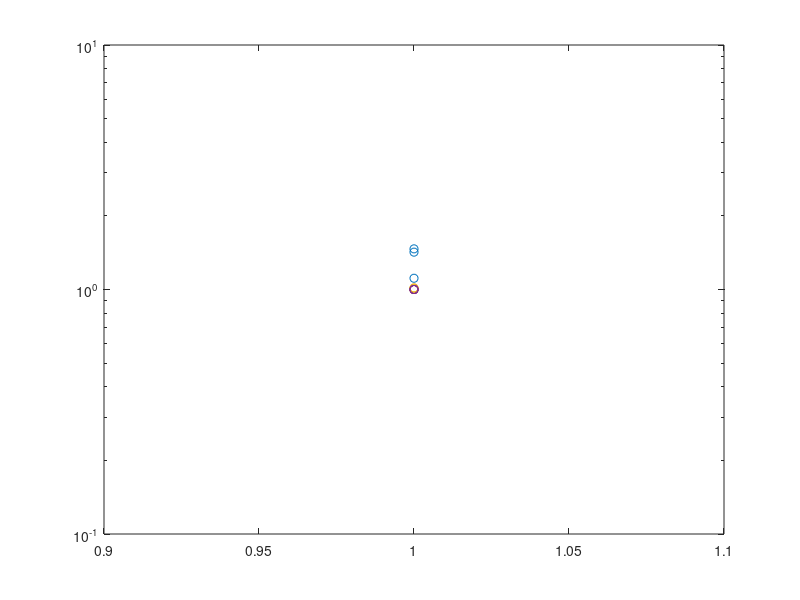

The MATLAB source for this figure: (Note: this script raises an error after producing the figure.)
clear all;
A = [15 -2 2; 1 10 -3; -2 1 0];
B = [1 0.1 0.2; 0.2 4 0.3; 0.4 0.5 8];
C = [17 2 2; 1 10 3; 1 2 0];
D = [3 0 1 0; 0 11 1 -1; 1 1 10 2; 0 -1 2 20];
E = [2 1 3 4; 1 -3 1 5; 3 1 6 -2; 4 5 -2 -1];

%% Esercizio 1
% Calcolare il condizionamento del problema del calcolo degli autovalori
c = condeig(A);
x = linspace(1,1, length(c));
semilogy(x, c, 'o');
hold on;
c = condeig(B);
x = linspace(1,1, length(c));
semilogy(x, c, 'o');

c = condeig(C);
x = linspace(1,1, length(c));
semilogy(x, c, 'o');

c = condeig(D);
x = linspace(1,1, length(c));
semilogy(x, c, 'o');

%% Esercizio 2: 
% Utilizzate le function per calcolare gli autovalori estremali
toll = 1e-6;
x = [1,2]
lM = potenze_toll(A, toll, 100);
lm = potenze_inverse(A, toll, 100);
eigExa = eig(A);
lMExa = max(eigExa);
lmExa = min(eigExa);
fprintf('Errore autovalore massimo: %5.3e\n', abs(lMExa - lM));
fprintf('Errore autovalore minimo: %5.3e\n', abs(lmExa - lm));

%% Esercizio 3:
% Localizzare gli autovalori di E con Gerschgorin
% Usate potenze con t_0 = [1,1,1,1]'. Perche' converge molto lentamente?
% Usare potenze_inverse per calcolare lm, come converge in questo caso?
% Cosa possiamo dire sul condizionamento del problema?
gerschgorin(E); % possiamo localizzarli anche a mano
lM = potenze(E, 100, ones(1, length(E))');

%% Esercizio 4: 
% Ripetere esperimento a pagina 158 nr. 6.2

